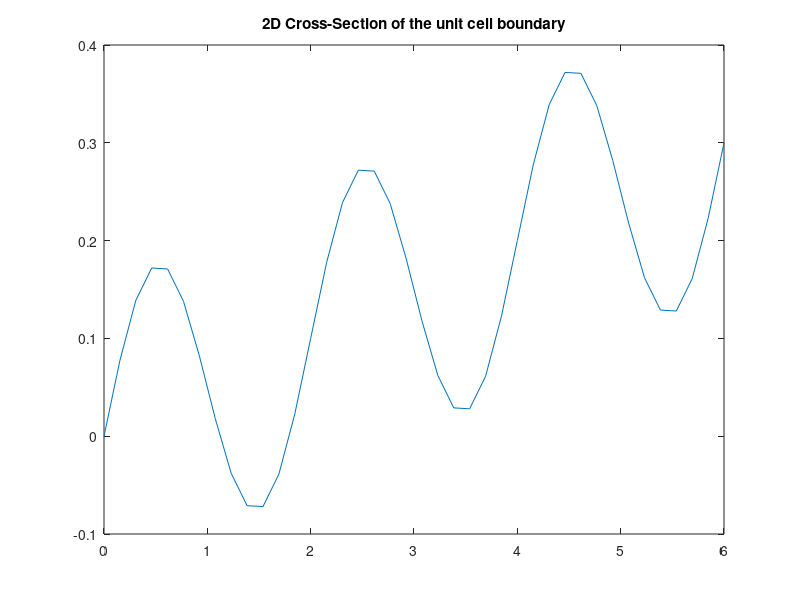
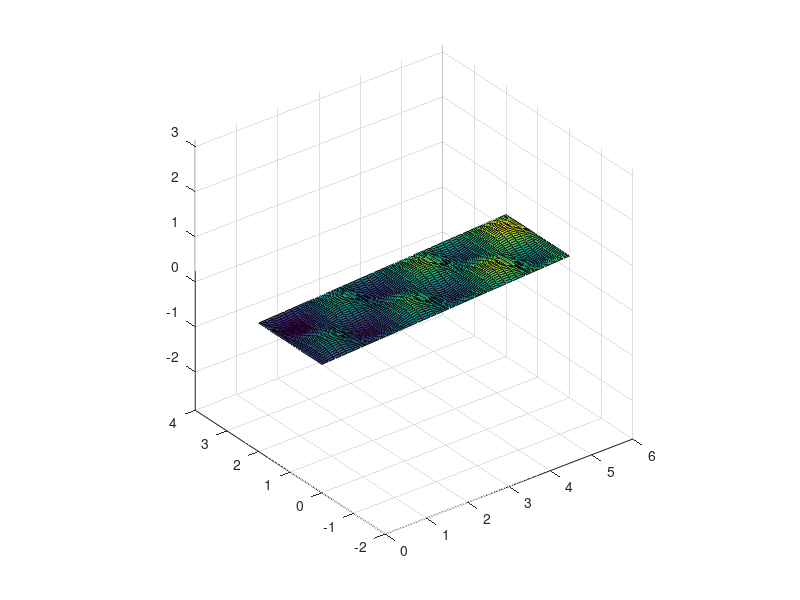

Write MATLAB code to recreate these figures, in order.
%% Build the geometry for the 3D Hummock mesh
% Created by Mike O'Connor on 1.3.19 at 23:18

close all;
clear all;
clc;

A = 0.15; % m, height of hummock amplitude (from origin, max height = 2*A)
k1 = pi();
k2 = pi();
lenX = 6; % m of domain--each hummock is 1 m wide and long, so 3 m shows 3 hummocks
lenY = 2;
lenXDomain = 500; % m of the entire hillslope
nx = 40; % number of nodes in x dimension
ny = 40; % number of nodes in y dimension
m = 0.05; % slope 

x = linspace(0,lenX,nx);
y = linspace(0,lenY,ny);

% Test in 2D
z = A.*sin(k1.*x) + m.*x;

figure;
plot(x,z);
title('2D Cross-Section of the unit cell boundary');

% Expand to 3D
[X,Y] = meshgrid(x,y);
Z = A*sin(k1*X).*sin(k2*Y) + m.*X;
%Z = A*sin(k1*X).*sin(k2*Y);

figure;
surf(X,Y,Z);
axis equal;

% % Insert this unit cell into the domain
% x2 = linspace(lenX,lenXDomain,40);
% y2 = linspace(0,lenY,40);
% 
% % Test in 2D
% z2 = m.*x2;
% figure(1);
% hold all;
% plot(x2,z2);
% 
% % Test in 3D
% [X2,Y2] = meshgrid(x2,y2);
% Z2 = m.*X2;
% figure(2);
% hold all;
% surf(X2,Y2,Z2);
% xlim([0 10])
% zlim([-0.5 2]);
% %axis equal;

